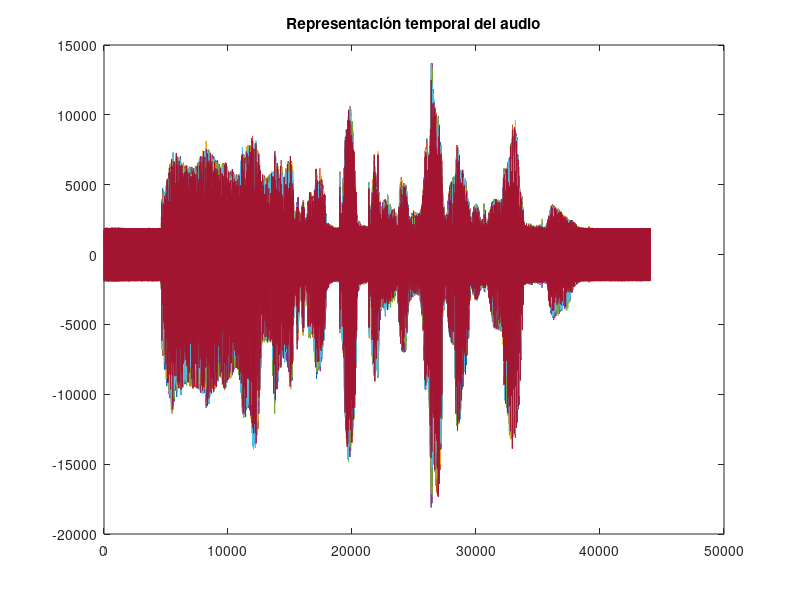

Source code (MATLAB): (Note: this script raises an error after producing the figure.)
%%%%%%%%%%%%%%%%%%%%%%%%%%%%%%%%%%%%%%%%%%%%%%%%%%%%%%%%%%%%%%%%%%%%%%%%%%
%%%%%%%%%%%%%%%%% PRÁCTICA 5: BEAMFORMER DELAY AND SUM %%%%%%%%%%%%%%%%%%%
%%%%%%%%%%%%%%%%%%%%%%%%%%%%%%%%%%%%%%%%%%%%%%%%%%%%%%%%%%%%%%%%%%%%%%%%%%
% Autores: Javier Lobato Martín y Sergio Zapata Caparrós
%%%%%%%%%%%%%%%%%%%%%%%%%%%%%%%%%%%%%%%%%%%%%%%%%%%%%%%%%%%%%%%%%%%%%%%%%%
clc
clear all
close all

%Cargamos las señales
signals = load('signals_array.mat');
xc = signals.xc;
xc = cell2mat(xc); % 7 columnas

figure(1)
plot(xc)
title('Representación temporal del audio')


%Determinamos variables
Fs = 16e3;          %Frecuencia de muestreo
d = 0.04;           %Distancia entre sensores
Vprop = 340;        %Velocidad del sonido
Ltrama = 256;       %Tramas de 256 muestras
N = 7;              %Contamos con 7 elementos
phi = pi/4;         %Ángulo de llegada del target
L_signal = length(xc(:,1));   %Longitud total de la señal
Ntramas = floor(L_signal/128);       %Determinamos el número de tramas
iter = 1;                      %Iterador del bucle para las ventanas
win = hanning(Ltrama+1,'periodic'); %Establecemos la ventana de hanning
n = (0:1:6);         
tn = ((d*cos(phi).*n)/Vprop);  %Creamos el vector de retardos
freq = linspace(1, 8000, 129); %Vector de frecuencias (Fs >= Fmax)

%Creamos la matriz vacía donde vamos a guardar el resultado final
xc_out = zeros(L_signal,N);

%obtenemos los pesos por medio de nuestra función auxiliar
w = pesos(tn, freq);
XOUT = zeros(129, 1);

%Para realizar el trabajo, usaremos un doble bucle
for ntram = 1:Ntramas 

    for c = 1:7        
        
        xn = xc(iter:iter + Ltrama ,c); %Tomamos la porción de señal del canal correspondiente
        Xn = fft(sqrt(win).*xn);        %Realizamos la transformada de Fourier de la ventana
        Xn = Xn(1:Ltrama/2+1);          %Tomamos las componentes de frecuencia de 0 a Fs/2 (Fs/2 = 8 kHz)s     
        Xn = Xn .* conj(w(:,c));        %Multiplicamos por los pesos correspondientes
        

        
        %Realizamos la simetrización para practicar la transformada inversa
        XOUT = cat(1, Xn, conj(Xn(end:-1:2)));
        xout = real(ifft(sqrt(win).*XOUT));
        
        %Concatenación de tramas mediante ''overlap add''
        xc_out(iter:iter + Ltrama, c) = xc_out(iter:iter + Ltrama, c) + xout;

    end
    
    
    iter = iter + 127; %Actualizamos el iterador

end

%Unimos todos los canales y realizamos una escucha
xc_out_sum = sum(xc_out, 2);
soundsc(real(xc_out_sum),Fs);


figure(2)
plot(real(xc_out_sum));
title('Representación temporal del audio tras D&S')
%Se puede comprobar como el ruido se ha minimizado

%% Cálculo SNR
%Para realizar el cálculo de la SNR, calculamos la potencia de la señal
%y del ruido (primeras 3000 muestras) y obtenemos el ratio.

% SNR DESPUÉS DEL BEAMFORMING D&S
ruido_orig = var((xc(1:3000, 1))); %Interferencia aislada en las 3000 primeras muestras
pot_orig = var((xc(3001:end, 1)));
SNR_orig = calculo_SNR(pot_orig, ruido_orig);
fprintf('SNR(antes)  = %f dB\n', SNR_orig);

% SNR DESPUÉS DEL BEAMFORMING DAS
ruido_DAS = var(real(xc_out_sum(1:3000)));
pot_DAS = var(real(xc_out_sum(3001:end)));
SNR_DAS = calculo_SNR(pot_DAS, ruido_DAS);
fprintf('SNR(D&S)  = %f dB\n', SNR_DAS);


%% Comprobación beamformer

% VARIABLES PARA REPRESENTAR
theta = linspace(0, pi, 200); % Barrido en theta
theta_polar = linspace(0, 2*pi, 400); % Barrido representación polar
theta_surf = linspace(0, 2*pi, 129); % Barrido en theta


% VISUALIZACIÓN DE LOS RETARDOS
figure(3)
stem(tn)
title('Retardos de cada sensor')
ylabel('tiempo (s)')
xlabel('N sensor')
% La señal llega primero al último sensor (7). Es por ello que tiene
% asociado el mayor retardo de todos.


% CÁLCULO DE DIRECTIVIDADES
% Almacenamos en un vector los índices correspondientes a las frecuencias
% de interés 

% frecuencias = [100, 400, 700, 1000, 2000,
% 3000, 4000, 5000, 6000, 7000, 8000]
index_freq = [3, 7, 12, 17, 33, 49, 69, 81, 97, 113, 129];
D_matrix = zeros(length(index_freq),400);

for index=1:length(index_freq)

    D_matrix(index,:) = calcula_Dteo(w, freq, index_freq(index), d, Vprop, theta);

end

index_freq1 = 17; % 1kHz
D_1kHz = calcula_Dteo(w, freq, index_freq1, d, Vprop, theta);
index_freq2 = 129; % 8kHz
D_8kHz = calcula_Dteo(w, freq, index_freq2, d, Vprop, theta);

% Crear un gradiente de 10 colores que va de verde a azul
color_map = [linspace(0,0,5)', linspace(1,0,5)', linspace(1,1,5)';
             linspace(0,0,5)', linspace(0,1,5)', linspace(1,0,5)'];

% Establecer el gradiente de colores personalizado
colormap(color_map);



figure(4);
polarplot(theta_polar, D_matrix(1,:),'Color',[color_map(1,:)]);
hold on
polarplot(theta_polar, D_matrix(2,:),'Color',[color_map(2,:)]);
hold on
polarplot(theta_polar, D_matrix(3,:),'Color',[color_map(3,:)]);
hold on
polarplot(theta_polar, D_matrix(4,:),'Color',[color_map(4,:)]);
hold on
polarplot(theta_polar, D_matrix(5,:),'Color',[color_map(5,:)]);
hold on
polarplot(theta_polar, D_matrix(6,:),'Color',[color_map(6,:)]);
hold on
polarplot(theta_polar, D_matrix(7,:),'Color',[0.6350 0.0780 0.1840]);
hold on
polarplot(theta_polar, D_matrix(8,:),'Color',[color_map(7,:)]);
hold on
polarplot(theta_polar, D_matrix(9,:),'Color',[color_map(8,:)]);
hold on
polarplot(theta_polar, D_matrix(10,:),'Color',[color_map(9,:)]);
hold on
polarplot(theta_polar, D_matrix(11,:),'Color',[color_map(10,:)]);
title('Directividad teórica');
legend('f = 100Hz','f = 400Hz','f = 700Hz','f = 1kHz','f = 2kHz','f = 3kHz','f = 4.25kHz','f = 5kHz','f = 6kHz','f = 7kHz', 'f = 8kHz');
% Se observa el aumento de la directividad conforme la frecuencia va
% creciendo.
% Podemos ver como aparecen lóbulos indeseados en las frecuencias a partir
% de nuestra frecuencia óptima de lambda/2 = 4250 Hz. El valor óptimo es
% donde se puede observar una mayor directividad sin lóbulos secundarios
% indeseados. Esto se justifica en base al teorema de muestreo espacial:
% La separación entre sensores 


% DIRECTIVIDAD EN FUNCIÓN DE LA FRECUENCIA
Df = calcula_Df(w, freq, d, Vprop, theta_surf);
figure(5);
surf(rad2deg(theta_surf), freq, Df);
ylabel('f(Hz)');
xlabel('phi');
zlabel('D(f, phi)');
title('Directividad en función de la frecuencia y ángulo');


figure(6);
pcolor(freq, rad2deg(theta_surf), abs(Df.'));
shading interp;
colorbar;
xlabel('Frecuencia (Hz)');
ylabel('φ(grados)');
title('Directividad en función de la frecuencia y ángulo');
% Se aprecia como a frecuencias más altas, el ancho del lóbulo principal
% disminuye (se hace más directivo). delta = 1/(f*L)
% Se ve también que a partir de un determinado valor de frecuencia,
% aparecen más rizados (o lóbulos secundarios).

